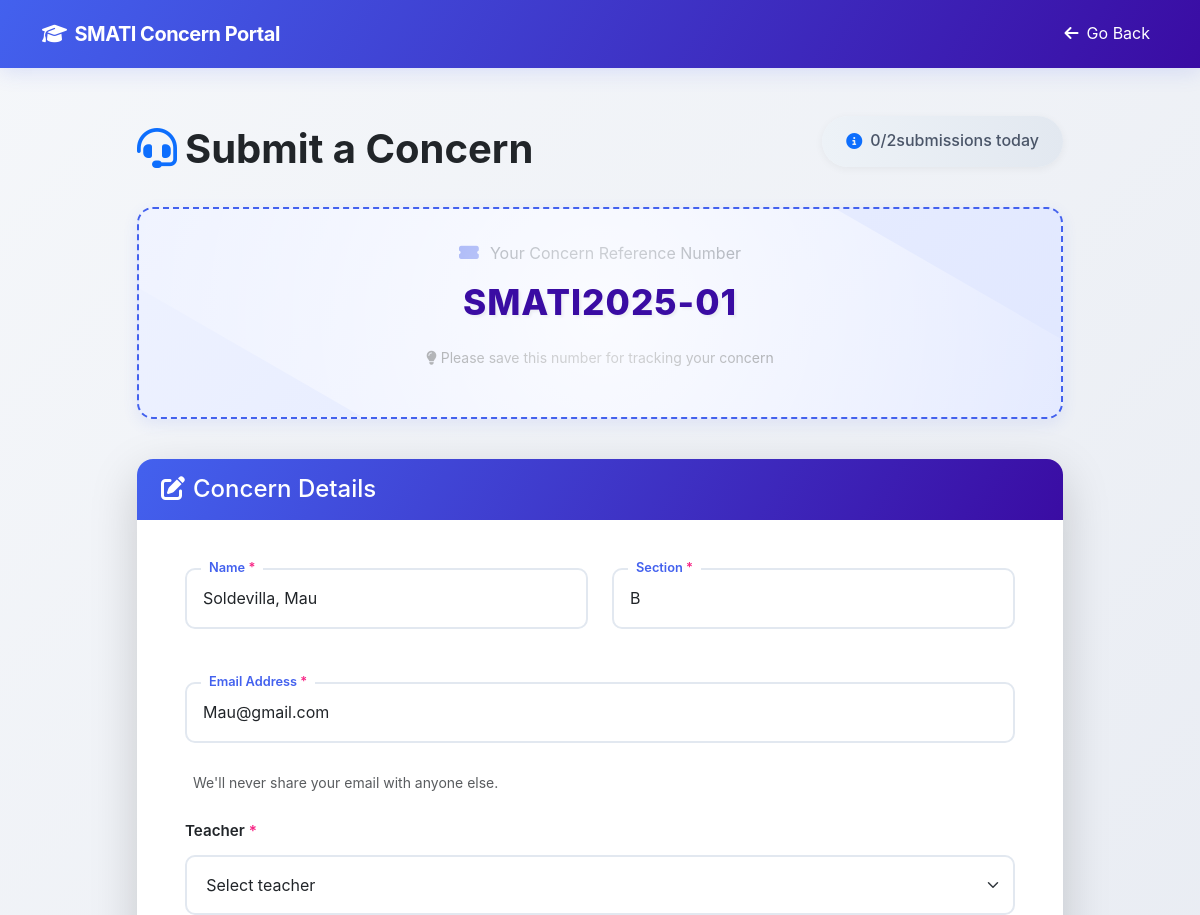
Before: /Student/student-concern-form.php?id=45 (upper part) with the older database file.
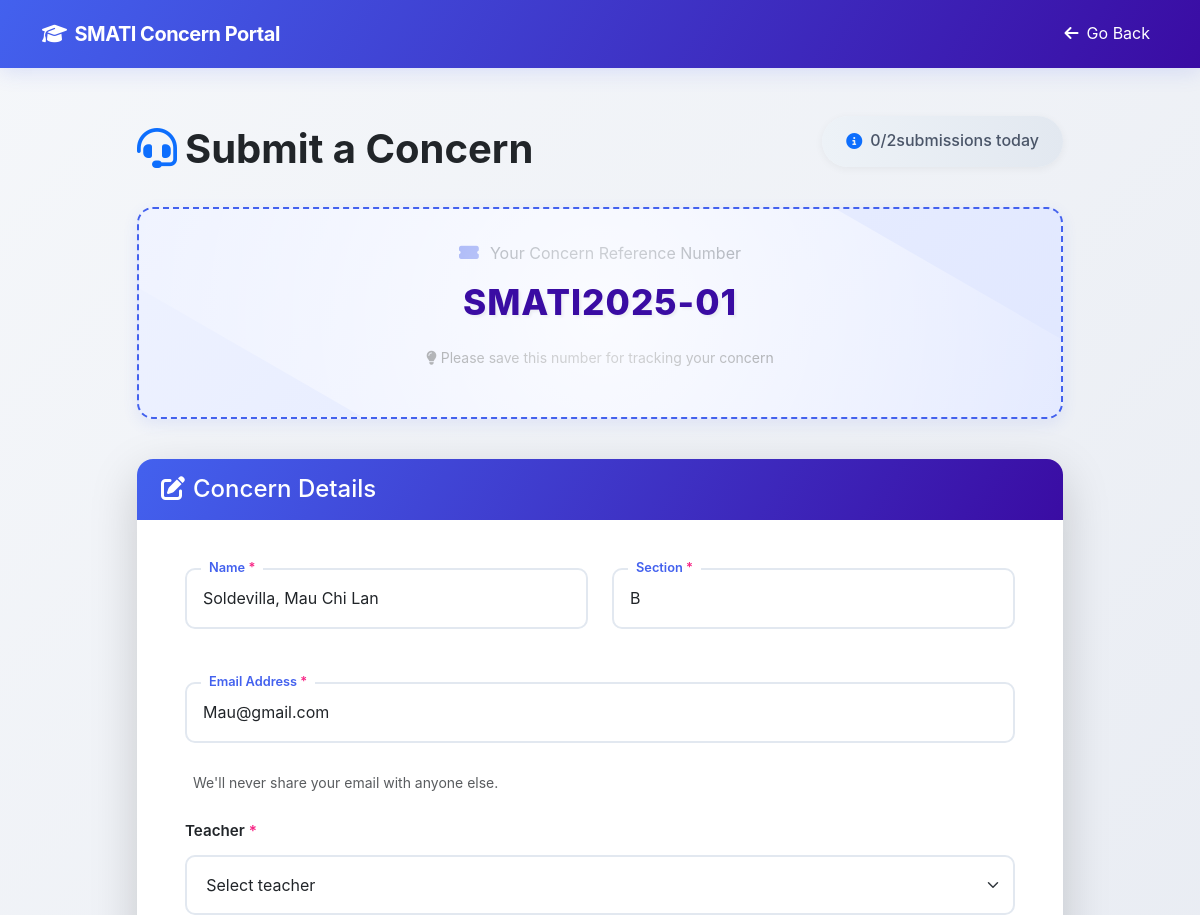
After: the same page with the newer database file.
### tables this page shows
CREATE TABLE `students` (
  `student_id` int(11) NOT NULL AUTO_INCREMENT,
  `username` varchar(225) NOT NULL,
  `password` varchar(225) NOT NULL,
  `email` varchar(225) NOT NULL,
  `firstname` varchar(225) NOT NULL,
  `lastname` varchar(225) NOT NULL,
  `course` varchar(225) NOT NULL,
  `status` varchar(255) DEFAULT NULL,
  `image` varchar(255) NOT NULL,
  `createdAt` timestamp NOT NULL DEFAULT current_timestamp(),
  PRIMARY KEY (`student_id`)
);

### Student/student-concern-form.php (the view, shortened to what this page needs)
<?php
$conn = connectToDB();
$sql = "SELECT * FROM students WHERE student_id = ?";
$stmt = $conn->prepare($sql);
$stmt->bind_param("i", $_GET['id']);
$stmt->execute();
$result = $stmt->get_result();
if ($row = $result->fetch_assoc()) {
    $fullname = $row['lastname'] . ", " . $row['firstname'];
    $email = $row['email'];
    $set = $row['course'];
} else {
    echo "Student not found!";
}
?>
<!DOCTYPE html>
<html lang="en">
<head>
    <link href="https://cdn.jsdelivr.net/npm/bootstrap@5.3.0/dist/css/bootstrap.min.css" rel="stylesheet">
    <link rel="stylesheet" href="https://cdnjs.cloudflare.com/ajax/libs/font-awesome/6.4.0/css/all.min.css">
    <link rel="stylesheet" href="https://cdn.jsdelivr.net/npm/sweetalert2@11/dist/sweetalert2.min.css">
</head>
<body>
    <nav class="navbar navbar-expand-lg navbar-dark">
        <div class="container">
            <a class="navbar-brand" href="#">
                <i class="fas fa-graduation-cap me-2"></i>SMATI Concern Portal
            </a>
            <div class="collapse navbar-collapse" id="navbarNav">
                <ul class="navbar-nav ms-auto">
                    <li class="nav-item">
                        <a class="nav-link active" href="student-grades.php">
                            <i class="fas fa-arrow-left me-2"></i>Go Back
                        </a>
                    </li>
                </ul>
            </div>
        </div>
    </nav>
    <div class="container py-5">
        <div class="row justify-content-center">
            <div class="col-lg-10">
                <div class="d-flex justify-content-between align-items-center mb-4">
                    <h1 class="text-dark mb-0 fw-bold">
                        <i class="fas fa-headset me-2 text-primary"></i>Submit a Concern
                    </h1>
                    <div class="submission-counter">
                        <i class="fas fa-info-circle me-2 text-primary"></i>
                        <span id="submissionCount">0/2</span> submissions today
                    </div>
                </div>
                <div class="control-number-display">
                    <p class="mb-2"><i class="fas fa-ticket-alt feature-icon"></i>Your Concern Reference Number</p>
                    <div class="control-number" id="controlNumberDisplay">SMATI2025-01</div>
                    <p class="text-muted mt-3 small">
                        <i class="fas fa-lightbulb me-1"></i>Please save this number for tracking your concern
                    </p>
                </div>
                <div class="card shadow-lg">
                    <div class="card-header py-3">
                        <h4 class="mb-0"><i class="fas fa-edit me-2"></i>Concern Details</h4>
                    </div>
                    <div class="card-body p-5">
                        <form id="concernForm" method="POST" action="">
                            <div class="row mb-4">
                                <div class="col-md-6">
                                    <div class="floating-label">
                                        <input type="text" class="form-control floating-input" name="name" placeholder=" " value="<?php echo $fullname ?>" required>
                                        <label for="name" class="required-field">Name</label>
                                    </div>
                                </div>
                                <div class="col-md-6">
                                    <div class="floating-label">
                                        <input type="text" class="form-control floating-input" name="section" placeholder=" " value="<?php echo $set ?>" required>
                                        <label for="section" class="required-field">Section</label>
                                    </div>
                                </div>
                            </div>
                            <div class="mb-4">
                                <div class="floating-label">
                                    <input type="email" class="form-control floating-input" name="email" placeholder=" " value="<?php echo $email ?>" required>
                                    <label for="email" class="required-field">Email Address</label>
                                </div>
                                <div class="form-text ms-2">We'll never share your email with anyone else.</div>
                            </div>
                            <div class="mb-4">
                                <label for="teacher" class="form-label required-field">Teacher</label>
                                <select class="form-select" name="teacher" required>
                                    <option value="" disabled selected>Select teacher</option>
                                </select>
                            </div>
                        </form>
                    </div>
                </div>
            </div>
        </div>
    </div>
</body>
</html>

Changed rows visible on the page:
changed students "Mau@gmail.com": name "Soldevilla, Mau" → "Soldevilla, Mau Chi Lan"
